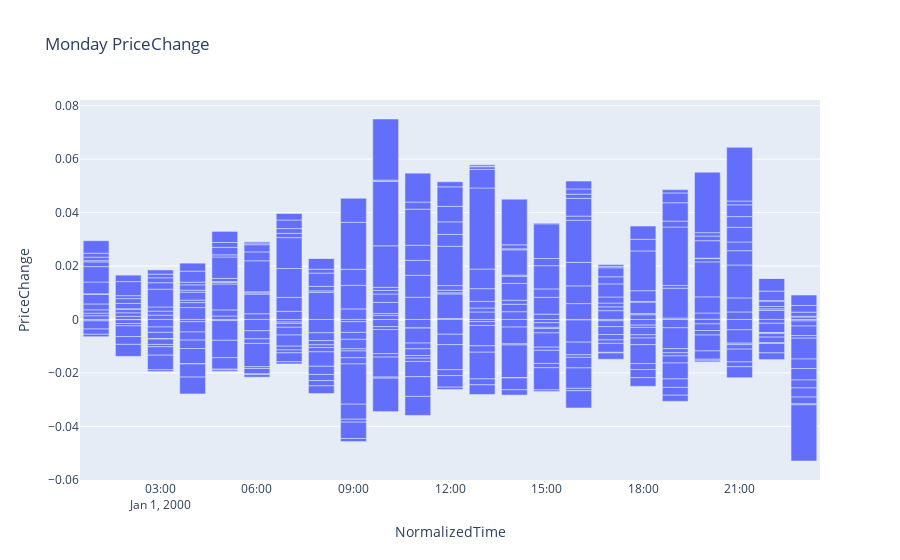
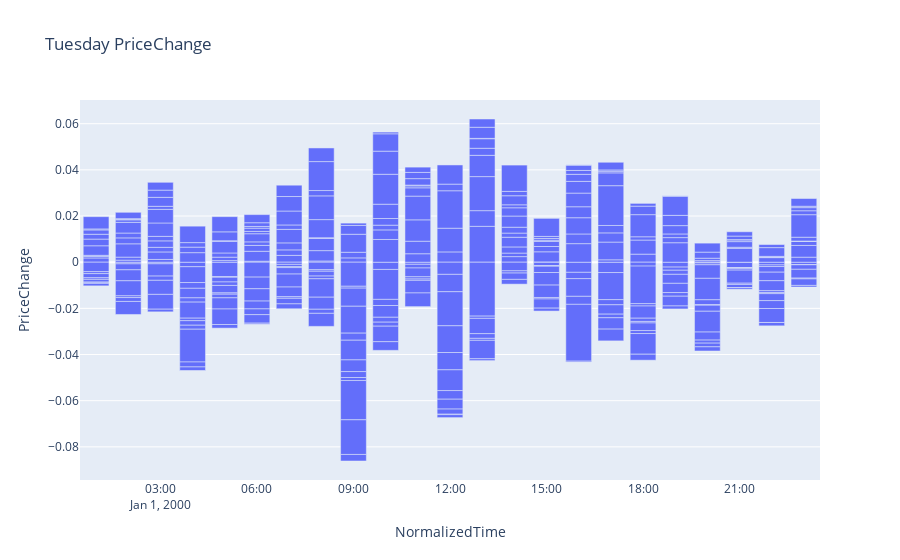
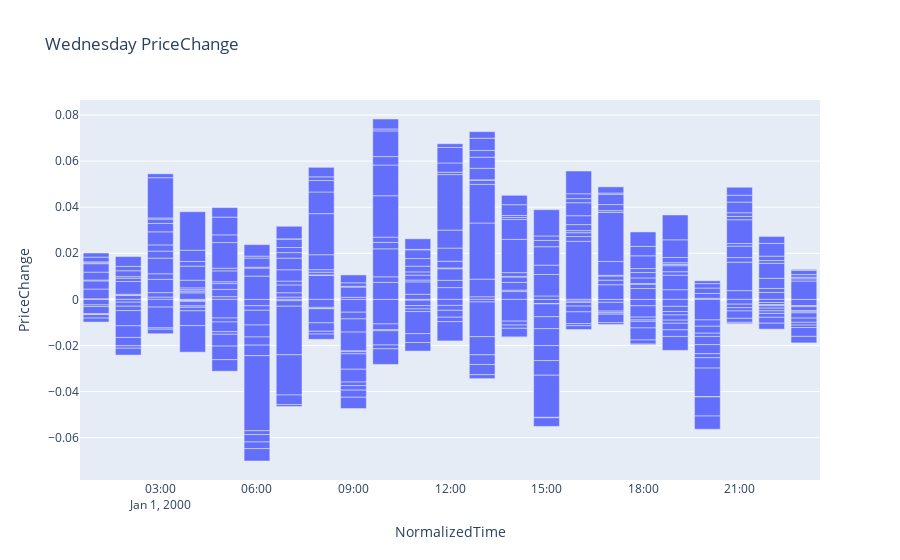
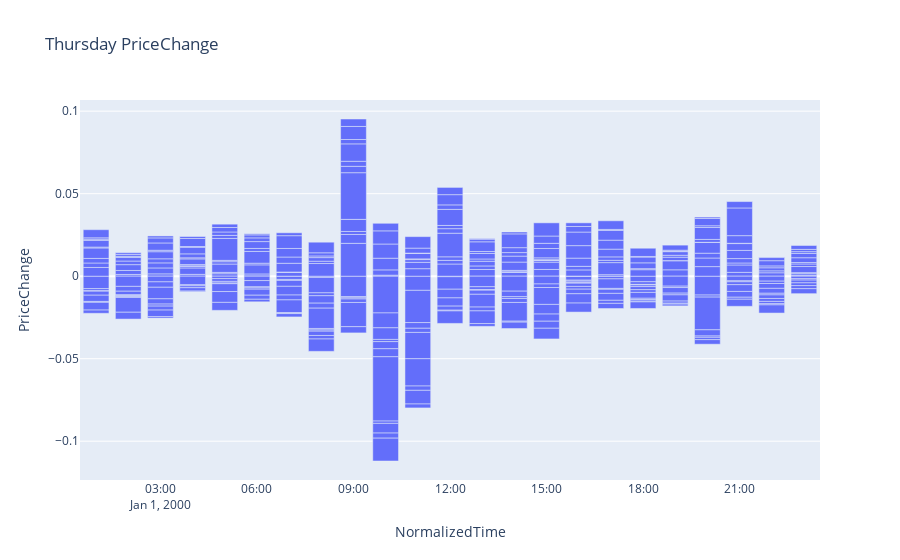

Notebook code for these charts, in order:
### Code cell
import plotly.express as px
import plotly.graph_objects as go


def plot_close_prices_trades(day, df):
    df["Day"] = df.index.day_name()
    # Assuming 'df' is your DataFrame with a DateTimeIndex and a 'Price' column
    # First, ensure the index is localized to UTC and then convert to EST
    monday_df = df[df["Day"] == day].copy()
    monday_df["NormalizedTime"] = monday_df.index.map(lambda dt: pd.Timestamp(year=2000, month=1, day=1, hour=dt.hour, minute=dt.minute, second=dt.second))
    monday_df["PriceChange"] = monday_df["Close"].pct_change()
    monday_df.dropna(inplace=True)
    monday_df = monday_df[monday_df["NormalizedTime"] > pd.Timestamp(2000, 1, 1, 00, 00, 00, tz="America/New_York")]
    fig = px.bar(monday_df, x=monday_df["NormalizedTime"], y=monday_df["PriceChange"], title=f'{day} PriceChange')
    fig.show()

plot_close_prices_trades("Monday", df)
plot_close_prices_trades("Tuesday", df)
plot_close_prices_trades("Wednesday", df)
plot_close_prices_trades("Thursday", df)
plot_close_prices_trades("Friday", df)
plot_close_prices_trades("Saturday", df)

### Figure 1 — Plotly figure (JSON) as saved in the notebook; plotly's stock layout.template omitted (floating-point values rounded to 4 significant figures; data arrays with more than 128 entries replaced by an {"elided": "..."} marker saying what was removed)
{"data": [{"alignmentgroup": "True", "hovertemplate": "NormalizedTime=%{x}<br>PriceChange=%{y}<extra></extra>", "legendgroup": "", "marker": {"color": "#636efa", "pattern": {"shape": ""}}, "name": "", "offsetgroup": "", "orientation": "v", "showlegend": false, "textposition": "auto", "type": "bar", "x": {"elided": "391 str values"}, "xaxis": "x", "y": {"elided": "391 float values"}, "yaxis": "y"}], "layout": {"barmode": "relative", "legend": {"tracegroupgap": 0}, "title": {"text": "Monday PriceChange"}, "xaxis": {"anchor": "y", "domain": [0, 1], "title": {"text": "NormalizedTime"}}, "yaxis": {"anchor": "x", "domain": [0, 1], "title": {"text": "PriceChange"}}}}

### Figure 2 — Plotly figure (JSON) as saved in the notebook; plotly's stock layout.template omitted (floating-point values rounded to 4 significant figures; data arrays with more than 128 entries replaced by an {"elided": "..."} marker saying what was removed)
{"data": [{"alignmentgroup": "True", "hovertemplate": "NormalizedTime=%{x}<br>PriceChange=%{y}<extra></extra>", "legendgroup": "", "marker": {"color": "#636efa", "pattern": {"shape": ""}}, "name": "", "offsetgroup": "", "orientation": "v", "showlegend": false, "textposition": "auto", "type": "bar", "x": {"elided": "382 str values"}, "xaxis": "x", "y": {"elided": "382 float values"}, "yaxis": "y"}], "layout": {"barmode": "relative", "legend": {"tracegroupgap": 0}, "title": {"text": "Tuesday PriceChange"}, "xaxis": {"anchor": "y", "domain": [0, 1], "title": {"text": "NormalizedTime"}}, "yaxis": {"anchor": "x", "domain": [0, 1], "title": {"text": "PriceChange"}}}}

### Figure 3 — Plotly figure (JSON) as saved in the notebook; plotly's stock layout.template omitted (floating-point values rounded to 4 significant figures; data arrays with more than 128 entries replaced by an {"elided": "..."} marker saying what was removed)
{"data": [{"alignmentgroup": "True", "hovertemplate": "NormalizedTime=%{x}<br>PriceChange=%{y}<extra></extra>", "legendgroup": "", "marker": {"color": "#636efa", "pattern": {"shape": ""}}, "name": "", "offsetgroup": "", "orientation": "v", "showlegend": false, "textposition": "auto", "type": "bar", "x": {"elided": "391 str values"}, "xaxis": "x", "y": {"elided": "391 float values"}, "yaxis": "y"}], "layout": {"barmode": "relative", "legend": {"tracegroupgap": 0}, "title": {"text": "Wednesday PriceChange"}, "xaxis": {"anchor": "y", "domain": [0, 1], "title": {"text": "NormalizedTime"}}, "yaxis": {"anchor": "x", "domain": [0, 1], "title": {"text": "PriceChange"}}}}

### Figure 4 — Plotly figure (JSON) as saved in the notebook; plotly's stock layout.template omitted (floating-point values rounded to 4 significant figures; data arrays with more than 128 entries replaced by an {"elided": "..."} marker saying what was removed)
{"data": [{"alignmentgroup": "True", "hovertemplate": "NormalizedTime=%{x}<br>PriceChange=%{y}<extra></extra>", "legendgroup": "", "marker": {"color": "#636efa", "pattern": {"shape": ""}}, "name": "", "offsetgroup": "", "orientation": "v", "showlegend": false, "textposition": "auto", "type": "bar", "x": {"elided": "391 str values"}, "xaxis": "x", "y": {"elided": "391 float values"}, "yaxis": "y"}], "layout": {"barmode": "relative", "legend": {"tracegroupgap": 0}, "title": {"text": "Thursday PriceChange"}, "xaxis": {"anchor": "y", "domain": [0, 1], "title": {"text": "NormalizedTime"}}, "yaxis": {"anchor": "x", "domain": [0, 1], "title": {"text": "PriceChange"}}}}
